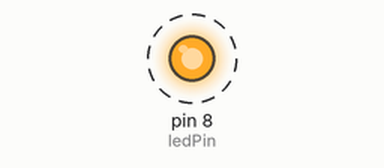
The sketch below on a simulated Arduino Uno, built with avr-gcc and run on an emulated ATmega328P. Parts: output pins drawn as LEDs (lit = HIGH). Dashed ring = blinking. What the sketch prints to the serial monitor is not drawn.

Above: at 0.5 s.
Timing chart, 0 to 4.6 s (numbered marks = the images above):
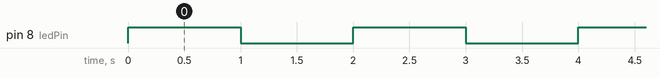

The sketch:

led_flow.ino
```cpp
/*
  Breathing light.
*/
const int ledPin = 8;

void setup() {
  Serial.begin(115200);

  pinMode(ledPin, OUTPUT);


  Serial.println("READY");
}

void loop() {
  digitalWrite(ledPin, HIGH);
  Serial.println("LED=1");
  delay(1000);

  digitalWrite(ledPin, LOW);
  Serial.println("LED=0");
  delay(1000);
}
```

Measured:
- by itself, pin 8 (ledPin): alternates HIGH for 1.0 s and LOW for 1.0 s
